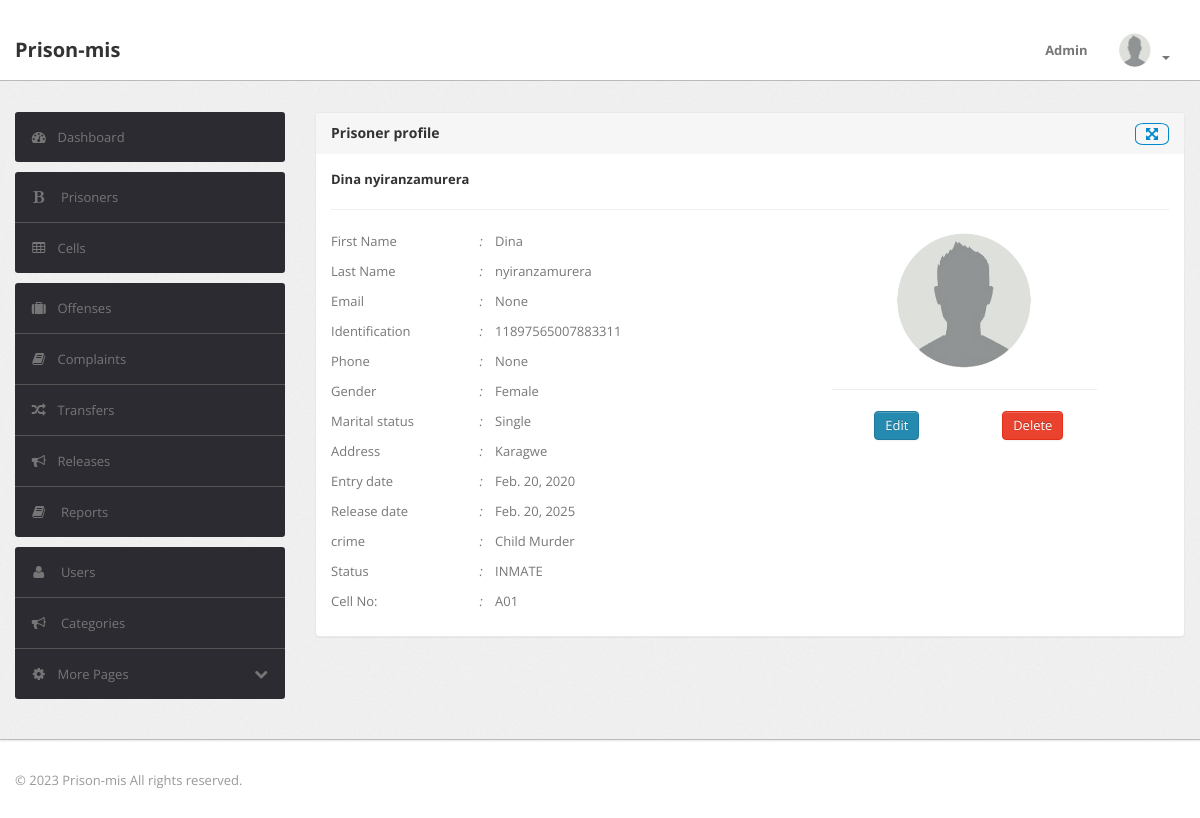
The page /prisoners/63/ (signed in) on the database as committed earlier.
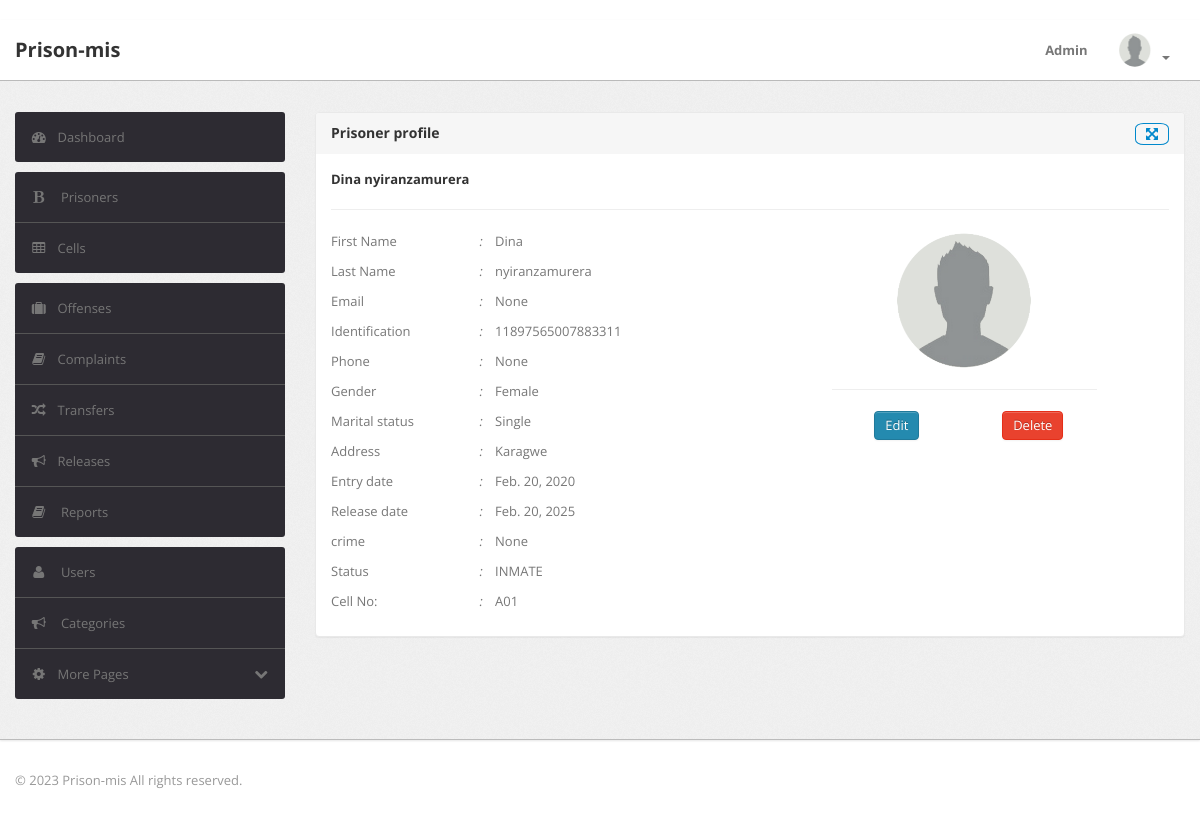
The same page on the database as committed later.
### prisoners_app/models.py (models this page shows)
class Prisoner(models.Model):
    firstname = models.CharField(max_length=30, default='None')
    lastname = models.CharField(max_length=30, default='None')
    email = models.EmailField(null=True,blank=True)
    identification = models.IntegerField(max_length=16)
    phone = models.IntegerField(null=True,blank=True)
    crime = models.ForeignKey(Crime, on_delete=models.SET_NULL,null=True)
    cell = models.ForeignKey(Cell, on_delete=models.SET_NULL,null=True,blank=True)
    entry_date = models.DateField()
    release_date = models.DateField(null=True, blank=True)
    marital_status = models.TextField(max_length=10, choices = MARITAL_CHOICES)
    gender = models.TextField(max_length=10, choices = GENDER_CHOICES)
    address = models.CharField(max_length=20)
    status = models.CharField(max_length=10,choices=PRISONER_STATUS_CHOICES,default="INMATE",blank=True)
    photo = models.ImageField(upload_to='photos/', default='avatar.png')
    def __str__(self):
        return str(self.firstname + ' ' + self.lastname)

class Crime(models.Model):
    name = models.CharField(max_length=30)
    description = models.TextField()
    detention_period = models.IntegerField()
    def __str__(self):
        return self.name

class Cell(models.Model):
    name = models.CharField(max_length=10)
    max_inmates = models.IntegerField(default=4)
    status = models.CharField(max_length=10,choices=CELL_STATUS_CHOICES,default="Empty",blank=True)
    def __str__(self):
        return self.name

### prisoners_app/views.py (the view, shortened to what this page needs)
# urls.py: path('<int:pk>/',prisoner_details_view,name='prisoner_details'),
@login_required
def prisoner_details_view(request, pk):
    prisoner = get_object_or_404(Prisoner,id=pk)
    context = {'prisoner':prisoner}
    return render(request,'prisoner_details.html',context)

### prisoners_app/templates/prisoner_details.html (shortened to what this page needs)
{% extends 'base1.html' %}
{% load crispy_forms_tags %}
{% load static %}
{% block content %}
<div class="module">
  <div class="module-head">
    <h3>
        <span>Prisoner profile</span>
        <a href="../" class="icon-fullscreen pull-right bordero" style="padding:0 10px;border-radius: 25%;"></a>
    </h3>
  </div>
  <div class="module-body">
    <h5>{{prisoner}}</h5><hr>
    <div class="btn-row row-fluid">
      <div class="span7">
        <div class="btn-row row-fluid">
          <div class="span4">
            <p>First Name <i class="pull-right"><i class="pull-right">:</i></i></p>
            <p>Last Name <i class="pull-right">:</i></p>
            <p>Email <i class="pull-right">:</i></p>
            <p>Identification <i class="pull-right">:</i></p>
            <p>Phone <i class="pull-right">:</i></p>
            <p>Gender <i class="pull-right">:</i></p>
            <p>Marital status <i class="pull-right">:</i></p>
            <p>Address <i class="pull-right">:</i></p>
            <p>Entry date <i class="pull-right">:</i></p>
            <p>Release date <i class="pull-right">:</i></p>
            <p>crime <i class="pull-right">:</i></p>
            <p>Status <i class="pull-right">:</i></p>
            <p>Cell No: <i class="pull-right">:</i></p>
          </div>
          <div class="span8">
            <p>{{prisoner.firstname}}</p>
            <p>{{prisoner.lastname}}</p>
            <p>{{prisoner.email}}</p>
            <p>{{prisoner.identification}}</p>
            <p>{{prisoner.phone}}</p>
            <p>{{prisoner.gender}}</p>
            <p>{{prisoner.marital_status}}</p>
            <p>{{prisoner.address}}</p>
            <p>{{prisoner.entry_date}}</p>
            <p>{{prisoner.release_date}}</p>
            <p>{{prisoner.crime}}</p>
            <p>{{prisoner.status}}</p>
            <p>{{prisoner.cell}}</p>
          </div>
        </div>
      </div>
      <div class="span4">
        <div style="text-align: center;">
          <p>
            <img src="{{prisoner.photo.url}}" style="width: 55%;">
          </p>
          <hr>
          <div class="btn-row">
            <div class="span6">
              <a class="btn btn-primary" href="{% url 'prisoner_update' prisoner.id %}">Edit</a>
            </div>
            <div class="span6">
              <a class="btn btn-danger modal_delete" data-toggle="modal" data-target="#deletemodal" data-url="{% url 'prisoner_delete' prisoner.id %}" >Delete</a>
            </div>
          </div>
        </div>
      </div>
    </div>
  </div>
</div>
{% endblock %}

Rows that differ between the two databases and show on the page:
changed Prisoner "Dina nyiranzamurera": crime "Child Murder" → "None"
